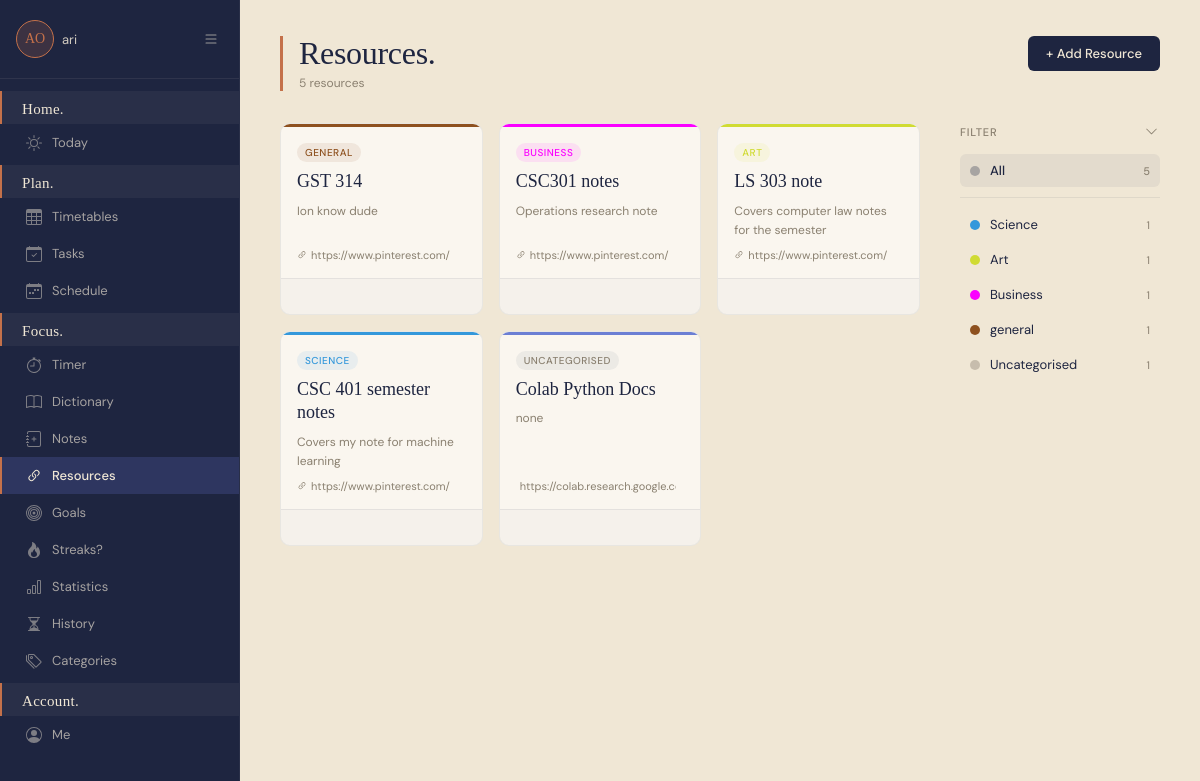
The app's page /study/resources/ (signed in), older data.
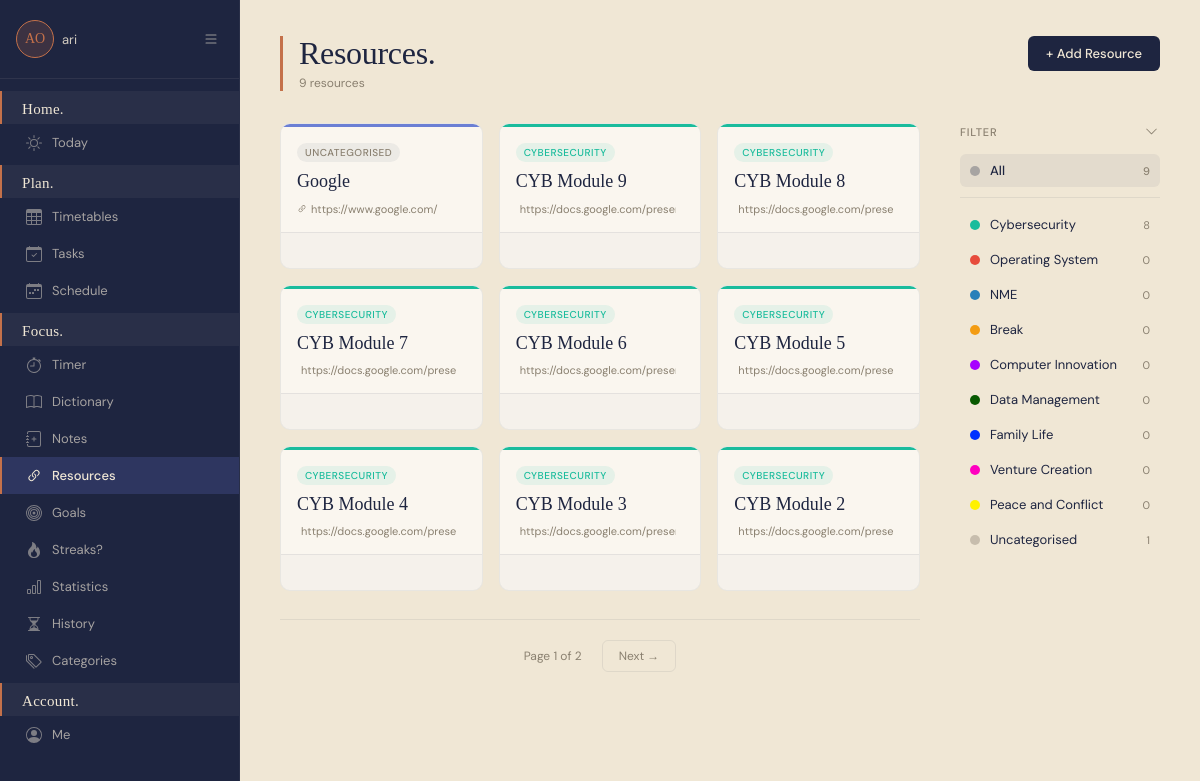
The same page, newer data.
### planner/models.py (models this page shows, shortened)
class StudyResource(models.Model):
    user = models.ForeignKey(User, on_delete=models.CASCADE)
    category = models.ForeignKey(StudyCategory, on_delete=models.CASCADE, null=True, blank=True)
    title = models.CharField(max_length=200)
    url = models.URLField()
    description = models.TextField(blank=True, null=True)
    created_at = models.DateTimeField(auto_now_add=True)
    class Meta:
        ordering = ['-created_at']

class StudyCategory(models.Model):
    user = models.ForeignKey(User, on_delete=models.CASCADE)
    name = models.CharField(max_length=100)
    color = models.CharField(max_length=7, default='#3498db')
    class Meta:
        verbose_name_plural = "Study Categories"

### planner/views/study_views.py (the view)
# urls.py: path('study/resources/', views.study_resources, name='study_resources'),
@login_required(login_url='planner:login')
def study_resources(request):
    from django.core.paginator import Paginator
    resources = StudyResource.objects.filter(user=request.user)
    categories = StudyCategory.objects.filter(user=request.user)
    category_id = request.GET.get('category')
    if category_id:
        resources = resources.filter(category_id=category_id)
    paginator = Paginator(resources, 9)
    page_number = request.GET.get('page', 1)
    page_obj = paginator.get_page(page_number)
    return render(request, 'study/resources.html', {
        'resources': page_obj,
        'page_obj': page_obj,
        'categories': categories,
        'selected_category': category_id
    })

### planner/templates/study/resources.html (shortened to what this page needs)
{% extends 'base.html' %}
{% block nav_resources %}active{% endblock %}
{% block content %}
    <div class="res-header">
        <div class="res-header-left">
            <h1 class="res-title">Resources.</h1>
            <p class="res-subtitle">{{ resources|length }} resource{{ resources|length|pluralize }}</p>
        </div>
        <a href="{% url 'planner:add_resource' %}" class="btn btn-primary">+ Add Resource</a>
    </div>
    <div class="res-page">
        <div>
            <div class="res-grid" id="resGrid">
                {% for resource in resources %}
                <div class="res-card"
                     data-category="{{ resource.category.id|default:'none' }}"
                     id="res-{{ resource.id }}">
                    <div class="res-card-top"
                         style="background: {{ resource.category.color|default:'#6B7FD4' }};"></div>
                    <div class="res-card-body">
                        {% if resource.category %}
                        <span class="res-card-category"
                              style="background: {{ resource.category.color }}18; color: {{ resource.category.color }};">
                            {{ resource.category.name }}
                        </span>
                        {% else %}
                        <span class="res-card-category"
                              style="background: rgba(30,37,64,0.06); color: var(--text-muted);">
                            Uncategorised
                        </span>
                        {% endif %}
                        <a href="{{ resource.url }}" target="_blank" rel="noopener noreferrer"
                           class="res-card-title">{{ resource.title }}</a>
                        {% if resource.description %}
                        <p class="res-card-desc">{{ resource.description }}</p>
                        {% endif %}
                        <a href="{{ resource.url }}" target="_blank" rel="noopener noreferrer"
                           class="res-card-link">
                            {{ resource.url|truncatechars:35 }}
                        </a>
                    </div>
                    <div class="res-card-footer">
                    </div>
                </div>
                {% endfor %}
            </div>
            {% if page_obj.paginator.num_pages > 1 %}
            <div class="pagination-bar">
                <span class="pagination-info">Page {{ page_obj.number }} of {{ page_obj.paginator.num_pages }}</span>
                {% if page_obj.has_next %}
                <a href="?page={{ page_obj.next_page_number }}{% if selected_category %}&category={{ selected_category }}{% endif %}" class="pagination-btn">Next →</a>
                {% endif %}
            </div>
            {% endif %}
        </div>
        <div class="res-filter">
            <div class="res-filter-header">
                <span class="res-filter-label">Filter</span>
                <button class="res-filter-toggle" id="filterToggle" onclick="toggleFilter()" title="Collapse filter">
                    <svg id="filterChevron" xmlns="http://www.w3.org/2000/svg" width="13" height="13" fill="currentColor" viewBox="0 0 16 16">
                        <path fill-rule="evenodd" d="M1.646 4.646a.5.5 0 0 1 .708 0L8 10.293l5.646-5.647a.5.5 0 0 1 .708.708l-6 6a.5.5 0 0 1-.708 0l-6-6a.5.5 0 0 1 0-.708"/>
                    </svg>
                </button>
            </div>
            <div class="res-filter-list" id="filterList">
                <button class="res-filter-item active" onclick="filterResources('all', this)">
                    <span class="res-filter-dot" style="background: var(--text-dark); opacity: 0.3;"></span>
                    All
                    <span class="res-filter-count">{{ resources|length }}</span>
                </button>
                {% if categories %}
                <hr class="res-filter-divider">
                {% for category in categories %}
                <button class="res-filter-item"
                        onclick="filterResources('{{ category.id }}', this)"
                        data-cat-id="{{ category.id }}">
                    <span class="res-filter-dot" style="background: {{ category.color }};"></span>
                    {{ category.name }}
                    <span class="res-filter-count">
                    </span>
                </button>
                {% endfor %}
                <button class="res-filter-item" onclick="filterResources('none', this)">
                    <span class="res-filter-dot" style="background: var(--text-muted); opacity:0.4;"></span>
                    Uncategorised
                </button>
                {% endif %}
            </div>
        </div>
    </div>
{% endblock %}

### planner/templates/base.html (shortened to what this page needs)
<!DOCTYPE html>
<html lang="en">
<head>
    <link rel="stylesheet" href="https://cdn.jsdelivr.net/npm/flatpickr/dist/flatpickr.min.css">
</head>
<body>
{% if user.is_authenticated %}
<aside>
    <div class="sidebar-top">
        <div class="logo-box"><div class="logo-avatar">{{ user.first_name|first|upper }}{{ user.last_name|first|upper }}</div></div>
        <span class="sidebar-username">{{ user.username }}</span>
        <button class="sidebar-toggle" id="sidebarToggle" title="Toggle sidebar">
            <svg xmlns="http://www.w3.org/2000/svg" width="16" height="16" fill="currentColor" viewBox="0 0 16 16">
                <path fill-rule="evenodd" d="M2.5 12a.5.5 0 0 1 .5-.5h10a.5.5 0 0 1 0 1H3a.5.5 0 0 1-.5-.5m0-4a.5.5 0 0 1 .5-.5h10a.5.5 0 0 1 0 1H3a.5.5 0 0 1-.5-.5m0-4a.5.5 0 0 1 .5-.5h10a.5.5 0 0 1 0 1H3a.5.5 0 0 1-.5-.5"/>
            </svg>
        </button>
    </div>
    <nav>
        <div class="nav-section">
            <span class="nav-section-label">Home.</span>
            <a href="{% url 'planner:home' %}" class="nav-link {% block nav_today %}{% endblock %}" data-tooltip="Today">
                <span>Today</span>
            </a>
        </div>
        <div class="nav-section">
            <span class="nav-section-label">Plan.</span>
            <a href="{% url 'planner:timetable_home' %}" class="nav-link {% block nav_timetable %}{% endblock %}" data-tooltip="Today">
                <span>Timetables</span>
            </a>
            <a href="{% url 'planner:tasks_home' %}" class="nav-link {% block nav_tasks %}{% endblock %}" data-tooltip="Today">
                <span>Tasks</span>
            </a>
            <a href="{% url 'planner:schedule_home' %}" class="nav-link {% block nav_schedule %}{% endblock %}" data-tooltip="Schedule">
                <span>Schedule</span>
            </a>
        </div>
        <div class="nav-section">
            <span class="nav-section-label">Focus.</span>
            <a href="{% url 'planner:study_timer' %}" class="nav-link {% block nav_timer %}{% endblock %}" data-tooltip="Today">
                <span>Timer</span>
            </a>
            <a href="{% url 'planner:dictionary' %}" class="nav-link {% block nav_dictionary %}{% endblock %}" data-tooltip="Today">
                <span>Dictionary</span>
            </a>
            <a href="{% url 'planner:notes_home' %}" class="nav-link {% block nav_notes %}{% endblock %}" data-tooltip="Notes">
                <span>Notes</span>
            </a>
            <a href="{% url 'planner:study_resources' %}" class="nav-link {% block nav_resources %}{% endblock %}" data-tooltip="Today">
                <span>Resources</span>
            </a>
            <a href="{% url 'planner:study_goals' %}" class="nav-link {% block nav_goals %}{% endblock %}" data-tooltip="Today">
                <span>Goals</span>
            </a>
            <a href="{% url 'planner:study_streaks' %}" class="nav-link {% block nav_streaks %}{% endblock %}" data-tooltip="Today">
                <span>Streaks?</span>
            </a>
            <a href="{% url 'planner:study_statistics' %}" class="nav-link {% block nav_statistics %}{% endblock %}" data-tooltip="Today">
                <span>Statistics</span>
            </a>
            <a href="{% url 'planner:study_history' %}" class="nav-link {% block nav_history %}{% endblock %}" data-tooltip="Today">
                <span>History</span>
            </a>
            <a href="{% url 'planner:manage_categories' %}" class="nav-link {% block nav_categories %}{% endblock %}" data-tooltip="Today">
                <span>Categories</span>
            </a>
        </div>
        <div class="nav-section">
            <span class="nav-section-label">Account.</span>
            <a href="{% url 'planner:my_account' %}" class="nav-link {% block nav_account %}{% endblock %}" data-tooltip="Today">
                <svg xmlns="http://www.w3.org/2000/svg" width="14" height="14" fill="currentColor" viewBox="0 0 16 16">
                    <path d="M11 6a3 3 0 1 1-6 0 3 3 0 0 1 6 0"/>
                    <path fill-rule="evenodd" d="M0 8a8 8 0 1 1 16 0A8 8 0 0 1 0 8m8-7a7 7 0 0 0-5.468 11.37C3.242 11.226 4.805 10 8 10s4.757 1.225 5.468 2.37A7 7 0 0 0 8 1"/>
                </svg>
                <span>Me</span>
            </a>
        </div>
    </nav>
</aside>
<main>
{% else %}
<main style="margin-left: 0;">
{% endif %}
    {% block content %}{% endblock %}
</main>
</body>
</html>

Row changes from the older to the newer data that the page shows:
removed StudyResource: category.name "GENERAL", title "GST 314", description "Ion know dude", url "https://www.pinterest.com/"
removed StudyResource: category.name "BUSINESS", title "CSC301 notes", description "Operations research note", url "https://www.pinterest.com/"
removed StudyResource: category.name "ART", title "LS 303 note", description "Covers computer law notes for the semester", url "https://www.pinterest.com/"
removed StudyResource: category.name "SCIENCE", title "CSC 401 semester notes", description "Covers my note for machine learning", url "https://www.pinterest.com/"
removed StudyResource: shows "UNCATEGORISED", title "Colab Python Docs", description "none", url "https://colab.research.google.…"
removed StudyCategory: name "Science"
removed StudyCategory: name "Art"
removed StudyCategory: name "Business"
removed StudyCategory: name "general"
added StudyResource: shows "UNCATEGORISED", title "Google", url "https://www.google.com/"
added StudyResource: category.name "CYBERSECURITY", title "CYB Module 9", url "https://docs.google.com/pres…"
added StudyResource: category.name "CYBERSECURITY", title "CYB Module 8", url "https://docs.google.com/pres…"
added StudyResource: category.name "CYBERSECURITY", title "CYB Module 7", url "https://docs.google.com/pres…"
added StudyResource: category.name "CYBERSECURITY", title "CYB Module 6", url "https://docs.google.com/pres…"
added StudyResource: category.name "CYBERSECURITY", title "CYB Module 5", url "https://docs.google.com/pres…"
added StudyResource: category.name "CYBERSECURITY", title "CYB Module 4", url "https://docs.google.com/pres…"
added StudyResource: category.name "CYBERSECURITY", title "CYB Module 3", url "https://docs.google.com/pres…"
added StudyResource: category.name "CYBERSECURITY", title "CYB Module 2", url "https://docs.google.com/pres…"
added StudyCategory: name "Cybersecurity"
added StudyCategory: name "Operating System"
added StudyCategory: name "NME"
added StudyCategory: name "Break"
added StudyCategory: name "Computer Innovation"
added StudyCategory: name "Data Management"
added StudyCategory: name "Family Life"
added StudyCategory: name "Venture Creation"
added StudyCategory: name "Peace and Conflict"
Text that changed along with them:
{{ resources|length }}: "5" → "9"
{{ page_obj.number }}: (not shown) → "1"
{{ page_obj.paginator.num_pages }}: (not shown) → "2"
text now shown: "Page of Next →"
